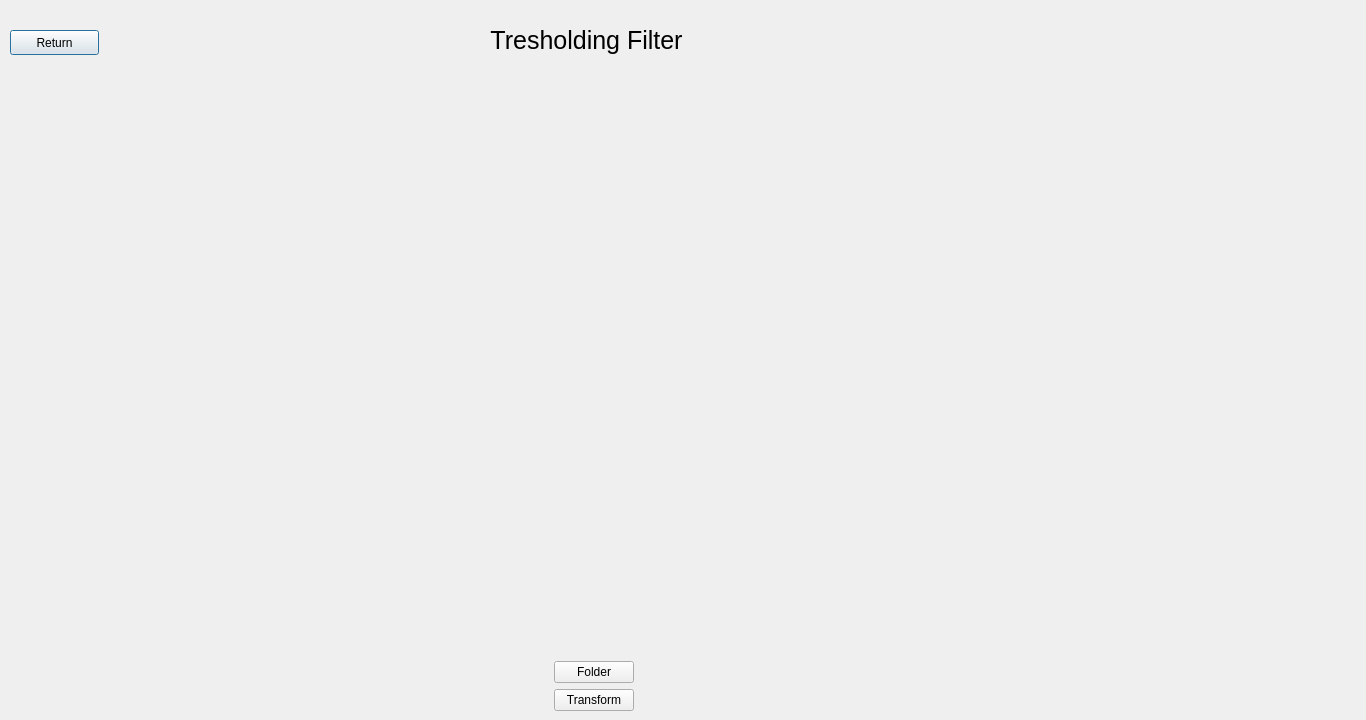
<?xml version="1.0" encoding="UTF-8"?>
<ui version="4.0">
 <class>treshfilt</class>
 <widget class="QDialog" name="treshfilt">
  <property name="geometry">
   <rect>
    <x>0</x>
    <y>0</y>
    <width>1366</width>
    <height>720</height>
   </rect>
  </property>
  <property name="sizePolicy">
   <sizepolicy hsizetype="Fixed" vsizetype="Fixed">
    <horstretch>0</horstretch>
    <verstretch>0</verstretch>
   </sizepolicy>
  </property>
  <property name="minimumSize">
   <size>
    <width>1366</width>
    <height>720</height>
   </size>
  </property>
  <property name="maximumSize">
   <size>
    <width>1366</width>
    <height>720</height>
   </size>
  </property>
  <property name="windowTitle">
   <string>Dialog</string>
  </property>
  <widget class="QLabel" name="label">
   <property name="geometry">
    <rect>
     <x>476</x>
     <y>20</y>
     <width>221</width>
     <height>41</height>
    </rect>
   </property>
   <property name="font">
    <font>
     <pointsize>19</pointsize>
    </font>
   </property>
   <property name="text">
    <string>Tresholding Filter</string>
   </property>
   <property name="alignment">
    <set>Qt::AlignCenter</set>
   </property>
  </widget>
  <widget class="QPushButton" name="retBtn">
   <property name="geometry">
    <rect>
     <x>10</x>
     <y>30</y>
     <width>89</width>
     <height>25</height>
    </rect>
   </property>
   <property name="text">
    <string>Return</string>
   </property>
  </widget>
  <widget class="QWidget" name="horizontalLayoutWidget">
   <property name="geometry">
    <rect>
     <x>9</x>
     <y>80</y>
     <width>1171</width>
     <height>631</height>
    </rect>
   </property>
   <layout class="QHBoxLayout" name="horizontalLayout">
    <item>
     <layout class="QVBoxLayout" name="verticalLayout">
      <item>
       <widget class="QLabel" name="foldImageLbl">
        <property name="text">
         <string/>
        </property>
        <property name="alignment">
         <set>Qt::AlignCenter</set>
        </property>
       </widget>
      </item>
      <item alignment="Qt::AlignHCenter">
       <widget class="QPushButton" name="foldBtn">
        <property name="text">
         <string>Folder</string>
        </property>
       </widget>
      </item>
      <item alignment="Qt::AlignHCenter">
       <widget class="QPushButton" name="transBtn">
        <property name="text">
         <string>Transform</string>
        </property>
       </widget>
      </item>
     </layout>
    </item>
   </layout>
  </widget>
 </widget>
 <resources/>
 <connections/>
</ui>
